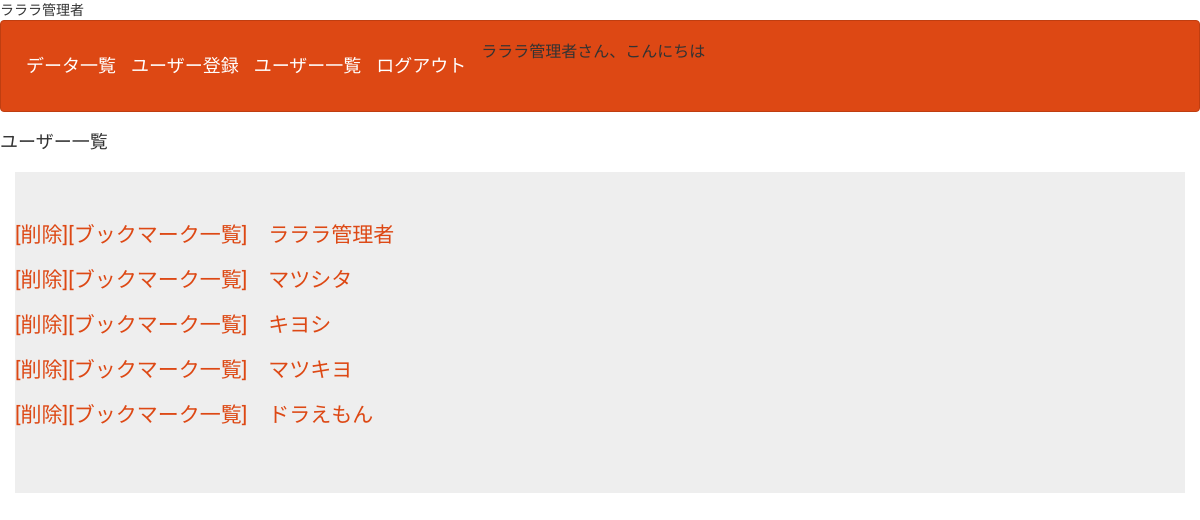
/php/user_select.php (signed in), run on the app's committed database.
### tables this page shows
CREATE TABLE `gs_user_table` (
  `id` int(12) NOT NULL,
  `name` varchar(64) NOT NULL,
  `lid` varchar(128) NOT NULL,
  `lpw` varchar(64) NOT NULL,
  `indate` datetime NOT NULL,
  `kanri_flg` int(1) NOT NULL,
  `life_flg` int(1) NOT NULL
);

### php/user_select.php (the view, shortened to what this page needs)
<?php
$pdo = db_con();
$stmt = $pdo->prepare("SELECT * FROM gs_user_table");
$status = $stmt->execute();
$view = "";
if ($status == false) {
    sqlError($stmt);
} else {
    while ($result = $stmt->fetch(PDO::FETCH_ASSOC)) {
        $view .= '<p>';
        if($_SESSION["kanri_flg"]=="1"){
        $view .= '<a href="delete.php?id=' . $result["id"] . '">';
        $view .= "[削除]";
        $view .= '</a>';
        }
        $view .= '<a href="select2.php?id='.$result["lid"].'">';
        $view .= '[ブックマーク一覧]';
        $view .= '</a>';
        $view .= '　';
        $view .= '<a href="detail.php?id=' . $result["id"] . '">';
        $view .= $result["name"];
        $view .= '</a>'.'<br>';
        $view .= '</p>';
    }
}
?>
<!DOCTYPE html>
<html lang="ja">
<head>
<link rel="stylesheet" href="css/range.css">
<link href="css/bootstrap.min.css" rel="stylesheet">
</head>
<body id="main">
<header>
<?php include("menu.php"); ?>
</header>
<h4>ユーザー一覧</h4>
<div>
    <div class="container jumbotron"><?=$view?></div>
</div>
</body>
</html>

### php/user_select.php (style rules this page uses)
div { padding: 10px;font-size:16px; }

### data on the page
gs_user_table: value "[削除]", value "[ブックマーク一覧] ラララ管理者"
gs_user_table: value "[削除]", value "[ブックマーク一覧] マツシタ"
gs_user_table: value "[削除]", value "[ブックマーク一覧] キヨシ"
gs_user_table: value "[削除]", value "[ブックマーク一覧] マツキヨ"
gs_user_table: value "[削除]", value "[ブックマーク一覧] ドラえもん"

### other printed values
$_SESSION["name"] "ラララ管理者"
